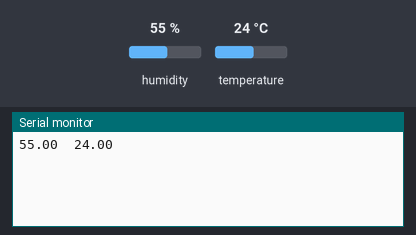
Bench run of a sketch on a simulated Arduino Uno, built with avr-gcc and run on an emulated ATmega328P. Shown: the last lines printed to the serial monitor. Wiring (inferred from the names in the program): DHT11 sensor: data A0. The test bench sets the inputs (shaded band); at power-on: humidity 55 %, temperature 24 °C.

Above: at 2.7 s.
2.8 s: humidity set to 22 %
At 7.3 s:
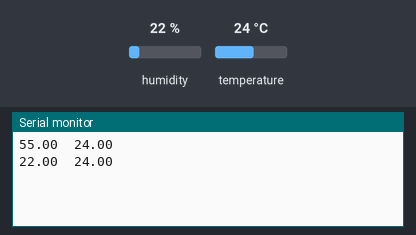
8.8 s: temperature set to 12 °C
At 11.9 s:
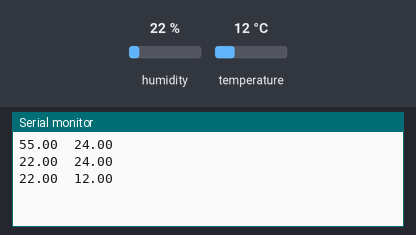
14.8 s: humidity set to 40 %
At 17.7 s:
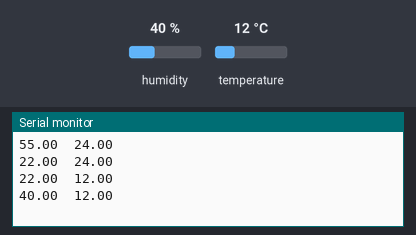
Timing chart, 0 to 19.2 s (numbered marks = the images above; inputs shaded):
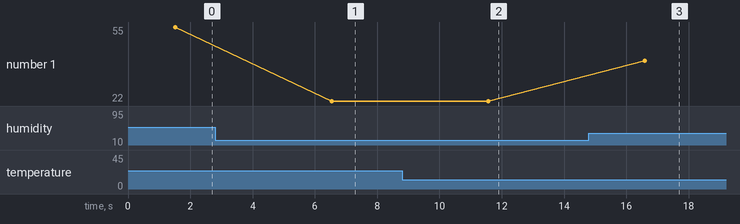

The sketch:

humidity_sensor.ino
```cpp
#include "dht.h"
#define dht_apin A0 // Analog Pin sensor is connected to

dht DHT;

void setup(){

  Serial.begin(9600);
  delay(500);//Delay to let system boot
  //Serial.println("DHT11 Humidity & temperature Sensor\n\n");
  delay(1000);//Wait before accessing Sensor

}//end "setup()"

void loop(){
  //Start of Program

    DHT.read11(dht_apin);

    //Serial.print("Current humidity = ");
    Serial.print(DHT.humidity);
    Serial.print("\t");
    //Serial.print("temperature = ");
    Serial.print(DHT.temperature);
    Serial.println("\t");

    delay(5000);//Wait 5 seconds before accessing sensor again.

  //Fastest should be once every two seconds.

}// end loop()
```

dht.cpp
```cpp
//
//    FILE: dht.cpp
//  AUTHOR: Rob Tillaart
// VERSION: 0.1.14
// PURPOSE: DHT Temperature & Humidity Sensor library for Arduino
//     URL: http://arduino.cc/playground/Main/DHTLib
//
// HISTORY:
// 0.1.14 replace digital read with faster (~3x) code => more robust low MHz machines.
// 0.1.13 fix negative temperature
// 0.1.12 support DHT33 and DHT44 initial version
// 0.1.11 renamed DHTLIB_TIMEOUT
// 0.1.10 optimized faster WAKEUP + TIMEOUT
// 0.1.09 optimize size: timeout check + use of mask
// 0.1.08 added formula for timeout based upon clockspeed
// 0.1.07 added support for DHT21
// 0.1.06 minimize footprint (2012-12-27)
// 0.1.05 fixed negative temperature bug (thanks to Roseman)
// 0.1.04 improved readability of code using DHTLIB_OK in code
// 0.1.03 added error values for temp and humidity when read failed
// 0.1.02 added error codes
// 0.1.01 added support for Arduino 1.0, fixed typos (31/12/2011)
// 0.1.00 by Rob Tillaart (01/04/2011)
//
// inspired by DHT11 library
//
// Released to the public domain
//

#include "dht.h"

/////////////////////////////////////////////////////
//
// PUBLIC
//

// return values:
// DHTLIB_OK
// DHTLIB_ERROR_CHECKSUM
// DHTLIB_ERROR_TIMEOUT
int dht::read11(uint8_t pin)
{
    // READ VALUES
    int rv = _readSensor(pin, DHTLIB_DHT11_WAKEUP);
    if (rv != DHTLIB_OK)
    {
        humidity    = DHTLIB_INVALID_VALUE; // invalid value, or is NaN prefered?
        temperature = DHTLIB_INVALID_VALUE; // invalid value
        return rv;
    }

    // CONVERT AND STORE
    humidity    = bits[0];  // bits[1] == 0;
    temperature = bits[2];  // bits[3] == 0;

    // TEST CHECKSUM
    // bits[1] && bits[3] both 0
    uint8_t sum = bits[0] + bits[2];
    if (bits[4] != sum) return DHTLIB_ERROR_CHECKSUM;

    return DHTLIB_OK;
}


// return values:
// DHTLIB_OK
// DHTLIB_ERROR_CHECKSUM
// DHTLIB_ERROR_TIMEOUT
int dht::read(uint8_t pin)
{
    // READ VALUES
    int rv = _readSensor(pin, DHTLIB_DHT_WAKEUP);
    if (rv != DHTLIB_OK)
    {
        humidity    = DHTLIB_INVALID_VALUE;  // invalid value, or is NaN prefered?
        temperature = DHTLIB_INVALID_VALUE;  // invalid value
        return rv; // propagate error value
    }

    // CONVERT AND STORE
    humidity = word(bits[0], bits[1]) * 0.1;
    temperature = word(bits[2] & 0x7F, bits[3]) * 0.1;
    if (bits[2] & 0x80)  // negative temperature
    {
        temperature = -temperature;
    }

    // TEST CHECKSUM
    uint8_t sum = bits[0] + bits[1] + bits[2] + bits[3];
    if (bits[4] != sum)
    {
        return DHTLIB_ERROR_CHECKSUM;
    }
    return DHTLIB_OK;
}

/////////////////////////////////////////////////////
//
// PRIVATE
//

// return values:
// DHTLIB_OK
// DHTLIB_ERROR_TIMEOUT
int dht::_readSensor(uint8_t pin, uint8_t wakeupDelay)
{
    // INIT BUFFERVAR TO RECEIVE DATA
    uint8_t mask = 128;
    uint8_t idx = 0;

    // replace digitalRead() with Direct Port Reads.
    // reduces footprint ~100 bytes => portability issue?
    // direct port read is about 3x faster
	uint8_t bit = digitalPinToBitMask(pin);
	uint8_t port = digitalPinToPort(pin);
    volatile uint8_t *PIR = portInputRegister(port);

    // EMPTY BUFFER
    for (uint8_t i = 0; i < 5; i++) bits[i] = 0;

    // REQUEST SAMPLE
    pinMode(pin, OUTPUT);
    digitalWrite(pin, LOW); // T-be
    delay(wakeupDelay);
    digitalWrite(pin, HIGH);   // T-go
    delayMicroseconds(40);
    pinMode(pin, INPUT);

    // GET ACKNOWLEDGE or TIMEOUT
    uint16_t loopCntLOW = DHTLIB_TIMEOUT;
    while ((*PIR & bit) == LOW )  // T-rel
    {
        if (--loopCntLOW == 0) return DHTLIB_ERROR_TIMEOUT;
    }

    uint16_t loopCntHIGH = DHTLIB_TIMEOUT;
    while ((*PIR & bit) != LOW )  // T-reh
    {
        if (--loopCntHIGH == 0) return DHTLIB_ERROR_TIMEOUT;
    }

    // READ THE OUTPUT - 40 BITS => 5 BYTES
    for (uint8_t i = 40; i != 0; i--)
    {
        loopCntLOW = DHTLIB_TIMEOUT;
        while ((*PIR & bit) == LOW )
        {
            if (--loopCntLOW == 0) return DHTLIB_ERROR_TIMEOUT;
        }

        uint32_t t = micros();

        loopCntHIGH = DHTLIB_TIMEOUT;
        while ((*PIR & bit) != LOW )
        {
            if (--loopCntHIGH == 0) return DHTLIB_ERROR_TIMEOUT;
        }

        if ((micros() - t) > 40)
        {
            bits[idx] |= mask;
        }
        mask >>= 1;
        if (mask == 0)   // next byte?
        {
            mask = 128;
            idx++;
        }
    }
    pinMode(pin, OUTPUT);
    digitalWrite(pin, HIGH);

    return DHTLIB_OK;
}
//
// END OF FILE
//
```

dht.h
```cpp
//
//    FILE: dht.h
//  AUTHOR: Rob Tillaart
// VERSION: 0.1.14
// PURPOSE: DHT Temperature & Humidity Sensor library for Arduino
//     URL: http://arduino.cc/playground/Main/DHTLib
//
// HISTORY:
// see dht.cpp file
//

#ifndef dht_h
#define dht_h

#if ARDUINO < 100
#include <WProgram.h>
#else
#include <Arduino.h>
#endif

#define DHT_LIB_VERSION "0.1.14"

#define DHTLIB_OK                0
#define DHTLIB_ERROR_CHECKSUM   -1
#define DHTLIB_ERROR_TIMEOUT    -2
#define DHTLIB_INVALID_VALUE    -999

#define DHTLIB_DHT11_WAKEUP     18
#define DHTLIB_DHT_WAKEUP       1

// max timeout is 100 usec.
// For a 16 Mhz proc 100 usec is 1600 clock cycles
// loops using DHTLIB_TIMEOUT use at least 4 clock cycli
// so 100 us takes max 400 loops
// so by dividing F_CPU by 40000 we "fail" as fast as possible
#define DHTLIB_TIMEOUT (F_CPU/40000)

class dht
{
public:
    // return values:
    // DHTLIB_OK
    // DHTLIB_ERROR_CHECKSUM
    // DHTLIB_ERROR_TIMEOUT
    int read11(uint8_t pin);
    int read(uint8_t pin);

    inline int read21(uint8_t pin) { return read(pin); };
    inline int read22(uint8_t pin) { return read(pin); };
    inline int read33(uint8_t pin) { return read(pin); };
    inline int read44(uint8_t pin) { return read(pin); };

    double humidity;
    double temperature;

private:
    uint8_t bits[5];  // buffer to receive data
    int _readSensor(uint8_t pin, uint8_t wakeupDelay);
};
#endif
//
// END OF FILE
//
```

Measured:
- after the input at 2.8 s, the serial monitor: prints a new line after 3.7 s (image 1)
- after the input at 8.8 s, the serial monitor: prints a new line after 2.8 s (image 2)
- after the input at 14.8 s, the serial monitor: prints a new line after 1.8 s (image 3)
- plotted number 1: 55 → 22 after the input at 2.8 s, 22 → 40 after the input at 14.8 s
